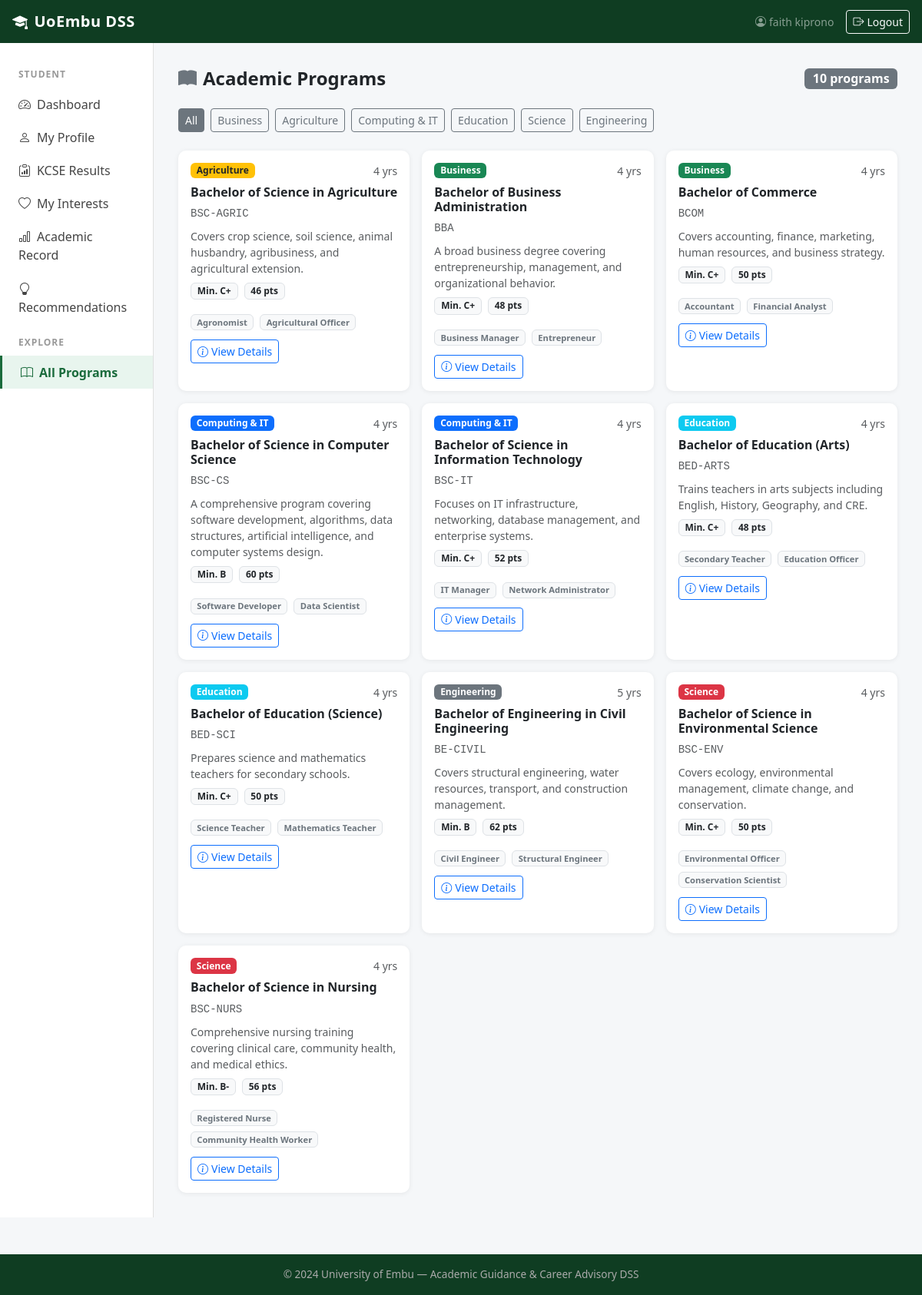
The app's page /programs/ (signed in) with its own data.
### dss_guidance/models.py (models this page shows, shortened)
class AcademicProgram(models.Model):
    FACULTY_CHOICES = [
        ('business', 'Business'),
        ('agriculture', 'Agriculture'),
        ('computing', 'Computing & IT'),
        ('education', 'Education'),
        ('science', 'Science'),
        ('engineering', 'Engineering'),
    ]
    name = models.CharField(max_length=200)
    code = models.CharField(max_length=20, unique=True)
    faculty = models.CharField(max_length=50, choices=FACULTY_CHOICES)
    description = models.TextField()
    duration_years = models.PositiveIntegerField(default=4)
    minimum_grade = models.CharField(max_length=5, help_text="Minimum KCSE grade e.g. C+")
    minimum_points = models.PositiveIntegerField(help_text="Minimum KCSE points (out of 84)")
    required_subjects = models.TextField(help_text="Comma-separated list of required subjects")
    skills_developed = models.TextField(help_text="Comma-separated list of skills")
    career_paths = models.TextField(help_text="Comma-separated possible careers")
    is_active = models.BooleanField(default=True)
    created_at = models.DateTimeField(auto_now_add=True)
    def get_career_paths_list(self):
        return [c.strip() for c in self.career_paths.split(',') if c.strip()]
    class Meta:
        ordering = ['faculty', 'name']

### dss_guidance/views.py (the view)
# urls.py: path('programs/', views.program_list, name='program_list'),
@login_required
def program_list(request):
    faculty = request.GET.get('faculty', '')
    programs = AcademicProgram.objects.filter(is_active=True)
    if faculty:
        programs = programs.filter(faculty=faculty)
    faculties = AcademicProgram.FACULTY_CHOICES
    return render(request, 'dss_guidance/shared/program_list.html', {
        'programs': programs, 'faculties': faculties, 'selected_faculty': faculty
    })

### dss_guidance/templates/dss_guidance/shared/program_list.html (shortened to what this page needs)
{% extends 'dss_guidance/base.html' %}
{% block content %}
<div class="d-flex justify-content-between align-items-center mb-4">
    <h4 class="fw-bold mb-0"><i class="bi bi-book-fill me-2 text-secondary"></i>Academic Programs</h4>
    <span class="badge bg-secondary fs-6">{{ programs|length }} program{{ programs|length|pluralize }}</span>
</div>
<div class="mb-4 d-flex flex-wrap gap-2">
    <a href="{% url 'program_list' %}" class="btn btn-sm {% if not selected_faculty %}btn-secondary{% else %}btn-outline-secondary{% endif %}">All</a>
    {% for val, label in faculties %}
    <a href="?faculty={{ val }}" class="btn btn-sm {% if selected_faculty == val %}btn-secondary{% else %}btn-outline-secondary{% endif %}">{{ label }}</a>
    {% endfor %}
</div>
<div class="row g-3">
    {% for program in programs %}
    <div class="col-md-6 col-lg-4">
        <div class="card h-100">
            <div class="card-body">
                <div class="d-flex justify-content-between align-items-start mb-2">
                    <span class="badge bg-{% if program.faculty == 'computing' %}primary{% elif program.faculty == 'business' %}success{% elif program.faculty == 'agriculture' %}warning text-dark{% elif program.faculty == 'education' %}info{% elif program.faculty == 'science' %}danger{% else %}secondary{% endif %}">
                        {{ program.get_faculty_display }}
                    </span>
                    <small class="text-muted">{{ program.duration_years }} yrs</small>
                </div>
                <h6 class="fw-bold mb-1">{{ program.name }}</h6>
                <code class="small text-muted">{{ program.code }}</code>
                <p class="small text-muted mt-2 mb-2">{{ program.description|truncatewords:20 }}</p>
                <div class="d-flex gap-2 flex-wrap mb-3">
                    <span class="badge bg-light text-dark border">Min. {{ program.minimum_grade }}</span>
                    <span class="badge bg-light text-dark border">{{ program.minimum_points }} pts</span>
                </div>
                {% if program.get_career_paths_list %}
                <div class="mb-2">
                    {% for career in program.get_career_paths_list|slice:":2" %}
                    <span class="badge bg-light text-secondary border me-1 mb-1" style="font-size:0.7rem">{{ career }}</span>
                    {% endfor %}
                </div>
                {% endif %}
                <a href="{% url 'program_detail' program.pk %}" class="btn btn-sm btn-outline-primary mt-auto">
                    <i class="bi bi-info-circle me-1"></i>View Details
                </a>
            </div>
        </div>
    </div>
    {% endfor %}
</div>
{% endblock %}

### dss_guidance/templates/dss_guidance/base.html (shortened to what this page needs)
<!DOCTYPE html>
<html lang="en">
<head>
    <link href="https://cdn.jsdelivr.net/npm/bootstrap@5.3.0/dist/css/bootstrap.min.css" rel="stylesheet">
    <link href="https://cdn.jsdelivr.net/npm/bootstrap-icons@1.11.0/font/bootstrap-icons.css" rel="stylesheet">
</head>
<body>
<nav class="navbar navbar-expand-lg navbar-dark">
    <div class="container-fluid px-3">
        <a class="navbar-brand" href="{% url 'dashboard' %}">
            <i class="bi bi-mortarboard-fill me-2"></i>UoEmbu DSS
        </a>
        {% if user.is_authenticated %}
        <div class="ms-auto d-flex align-items-center gap-3">
            <span class="text-white-50 small d-none d-md-inline">
                <i class="bi bi-person-circle me-1"></i>{{ user.get_full_name|default:user.username }}
            </span>
            <a href="{% url 'logout' %}" class="btn btn-sm btn-outline-light">
                <i class="bi bi-box-arrow-right me-1"></i>Logout
            </a>
        </div>
        {% endif %}
    </div>
</nav>
{% if user.is_authenticated %}
<div class="container-fluid">
    <div class="row">
        <div class="col-md-2 sidebar d-none d-md-block">
            {% if user.student_profile %}
            <p class="section-title mt-2">Student</p>
            <nav class="nav flex-column">
                <a class="nav-link {% if request.resolver_match.url_name == 'student_dashboard' %}active{% endif %}" href="{% url 'student_dashboard' %}"><i class="bi bi-speedometer2 me-2"></i>Dashboard</a>
                <a class="nav-link {% if request.resolver_match.url_name == 'student_profile_edit' %}active{% endif %}" href="{% url 'student_profile_edit' %}"><i class="bi bi-person me-2"></i>My Profile</a>
                <a class="nav-link {% if request.resolver_match.url_name == 'kcse_results' %}active{% endif %}" href="{% url 'kcse_results' %}"><i class="bi bi-clipboard-data me-2"></i>KCSE Results</a>
                <a class="nav-link {% if request.resolver_match.url_name == 'student_interests' %}active{% endif %}" href="{% url 'student_interests' %}"><i class="bi bi-heart me-2"></i>My Interests</a>
                <a class="nav-link {% if request.resolver_match.url_name == 'university_performance' %}active{% endif %}" href="{% url 'university_performance' %}"><i class="bi bi-bar-chart me-2"></i>Academic Record</a>
                <a class="nav-link {% if request.resolver_match.url_name == 'view_recommendations' %}active{% endif %}" href="{% url 'view_recommendations' %}"><i class="bi bi-lightbulb me-2"></i>Recommendations</a>
            </nav>
            {% endif %}
            <p class="section-title mt-3">Explore</p>
            <nav class="nav flex-column">
                <a class="nav-link {% if request.resolver_match.url_name == 'program_list' %}active{% endif %}" href="{% url 'program_list' %}"><i class="bi bi-book me-2"></i>All Programs</a>
            </nav>
        </div>
        <div class="col-md-10 main-content">
            {% block content %}{% endblock %}
        </div>
    </div>
</div>
{% endif %}
<footer>
    <p class="mb-0">&copy; 2024 University of Embu &mdash; Academic Guidance & Career Advisory DSS</p>
</footer>
</body>
</html>

### dss_guidance/templates/dss_guidance/base.html (style rules this page uses)
:root { --uembu-green: #1a6b3c; --uembu-dark: #0f3d22; --uembu-light: #e8f5ee; }
body { background-color: #f5f7f9; font-family: 'Segoe UI', sans-serif; }
.navbar { background: var(--uembu-dark) !important; }
.navbar-brand { font-weight: 700; letter-spacing: 0.5px; }
.sidebar { min-height: calc(100vh - 56px); background: #fff; border-right: 1px solid #e0e0e0; padding: 1.5rem 0; }
.sidebar .nav-link { color: #444; padding: 0.6rem 1.5rem; border-radius: 0; transition: all 0.2s; }
.sidebar .nav-link:hover, .sidebar .nav-link.active { background: var(--uembu-light); color: var(--uembu-green); font-weight: 600; border-left: 3px solid var(--uembu-green); }
.sidebar .nav-link i { width: 20px; }
.main-content { padding: 2rem; }
.card { border: none; box-shadow: 0 1px 6px rgba(0,0,0,0.07); border-radius: 10px; }
.section-title { font-size: 0.75rem; text-transform: uppercase; letter-spacing: 1px; color: #999; font-weight: 600; margin-bottom: 0.5rem; padding-left: 1.5rem; }
footer { background: var(--uembu-dark); color: #aaa; padding: 1rem 0; text-align: center; font-size: 0.85rem; margin-top: 3rem; }

### records on screen
AcademicProgram: faculty "Agriculture", duration_years "4", name "Bachelor of Science in Agriculture", code "BSC-AGRIC", description "Covers crop science, soil science, animal husbandry, agribusiness, and agricultural extension.", minimum_grade "C+", minimum_points "46", get_career_paths_list "Agronomist" "Agricultural Officer"
AcademicProgram: faculty "Business", duration_years "4", name "Bachelor of Business Administration", code "BBA", description "A broad business degree covering entrepreneurship, management, and organizational behavior.", minimum_grade "C+", minimum_points "48", get_career_paths_list "Business Manager" "Entrepreneur"
AcademicProgram: faculty "Business", duration_years "4", name "Bachelor of Commerce", code "BCOM", description "Covers accounting, finance, marketing, human resources, and business strategy.", minimum_grade "C+", minimum_points "50", get_career_paths_list "Accountant" "Financial Analyst"
AcademicProgram: faculty "Computing & IT", duration_years "4", name "Bachelor of Science in Computer Science", code "BSC-CS", description "A comprehensive program covering software development, algorithms, data structures, artificial intelligence, and computer systems design.", minimum_grade "B", minimum_points "60", get_career_paths_list "Software Developer" "Data Scientist"
AcademicProgram: faculty "Computing & IT", duration_years "4", name "Bachelor of Science in Information Technology", code "BSC-IT", description "Focuses on IT infrastructure, networking, database management, and enterprise systems.", minimum_grade "C+", minimum_points "52", get_career_paths_list "IT Manager" "Network Administrator"
AcademicProgram: faculty "Education", duration_years "4", name "Bachelor of Education (Arts)", code "BED-ARTS", description "Trains teachers in arts subjects including English, History, Geography, and CRE.", minimum_grade "C+", minimum_points "48", get_career_paths_list "Secondary Teacher" "Education Officer"
AcademicProgram: faculty "Education", duration_years "4", name "Bachelor of Education (Science)", code "BED-SCI", description "Prepares science and mathematics teachers for secondary schools.", minimum_grade "C+", minimum_points "50", get_career_paths_list "Science Teacher" "Mathematics Teacher"
AcademicProgram: faculty "Engineering", duration_years "5", name "Bachelor of Engineering in Civil Engineering", code "BE-CIVIL", description "Covers structural engineering, water resources, transport, and construction management.", minimum_grade "B", minimum_points "62", get_career_paths_list "Civil Engineer" "Structural Engineer"
AcademicProgram: faculty "Science", duration_years "4", name "Bachelor of Science in Environmental Science", code "BSC-ENV", description "Covers ecology, environmental management, climate change, and conservation.", minimum_grade "C+", minimum_points "50", get_career_paths_list "Environmental Officer" "Conservation Scientist"
AcademicProgram: faculty "Science", duration_years "4", name "Bachelor of Science in Nursing", code "BSC-NURS", description "Comprehensive nursing training covering clinical care, community health, and medical ethics.", minimum_grade "B-", minimum_points "56", get_career_paths_list "Registered Nurse" "Community Health Worker"

### other values on screen
{{ user.get_full_name|default:user.username }} "faith kiprono"
{{ programs|length }} "10"
{{ label }} "Business" "Agriculture" "Computing & IT" "Education" "Science" "Engineering"
